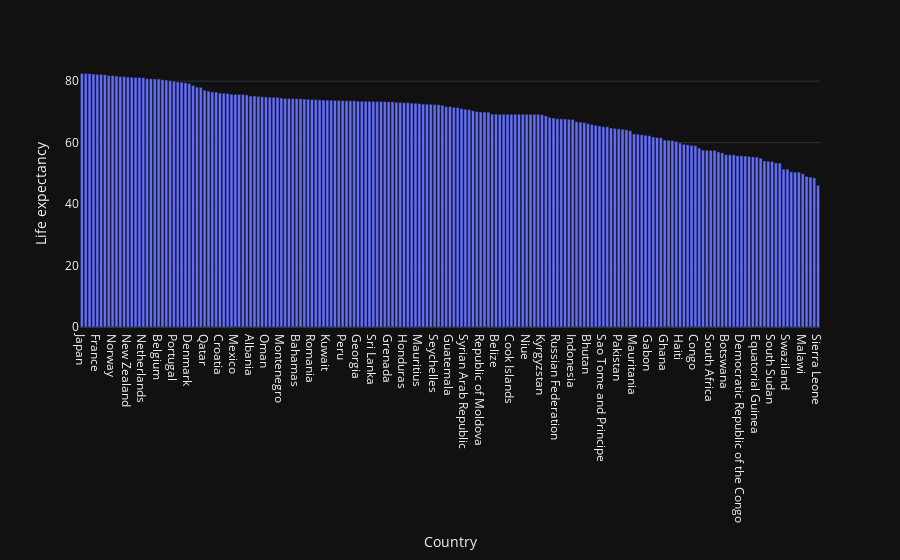

Notebook cell for this chart:
### Code cell
mean_by_country = df.groupby('Country')['Life expectancy '].mean().reset_index()

mean_by_country = mean_by_country.sort_values('Life expectancy ',ascending=False)
fig = px.bar(mean_by_country, x='Country', y='Life expectancy ',template='plotly_dark')
fig.show()

### Figure 1 — Plotly figure (JSON) as saved in the notebook; plotly's stock layout.template omitted (floating-point values rounded to 4 significant figures; data arrays with more than 128 entries replaced by an {"elided": "..."} marker saying what was removed)
{"data": [{"alignmentgroup": "True", "hovertemplate": "Country=%{x}<br>Life expectancy =%{y}<extra></extra>", "legendgroup": "", "marker": {"color": "#636efa", "pattern": {"shape": ""}}, "name": "", "offsetgroup": "", "orientation": "v", "showlegend": false, "textposition": "auto", "type": "bar", "x": {"elided": "193 str values"}, "xaxis": "x", "y": {"elided": "193 float values"}, "yaxis": "y"}], "layout": {"barmode": "relative", "legend": {"tracegroupgap": 0}, "margin": {"t": 60}, "xaxis": {"anchor": "y", "domain": [0, 1], "title": {"text": "Country"}}, "yaxis": {"anchor": "x", "domain": [0, 1], "title": {"text": "Life expectancy "}}}}
